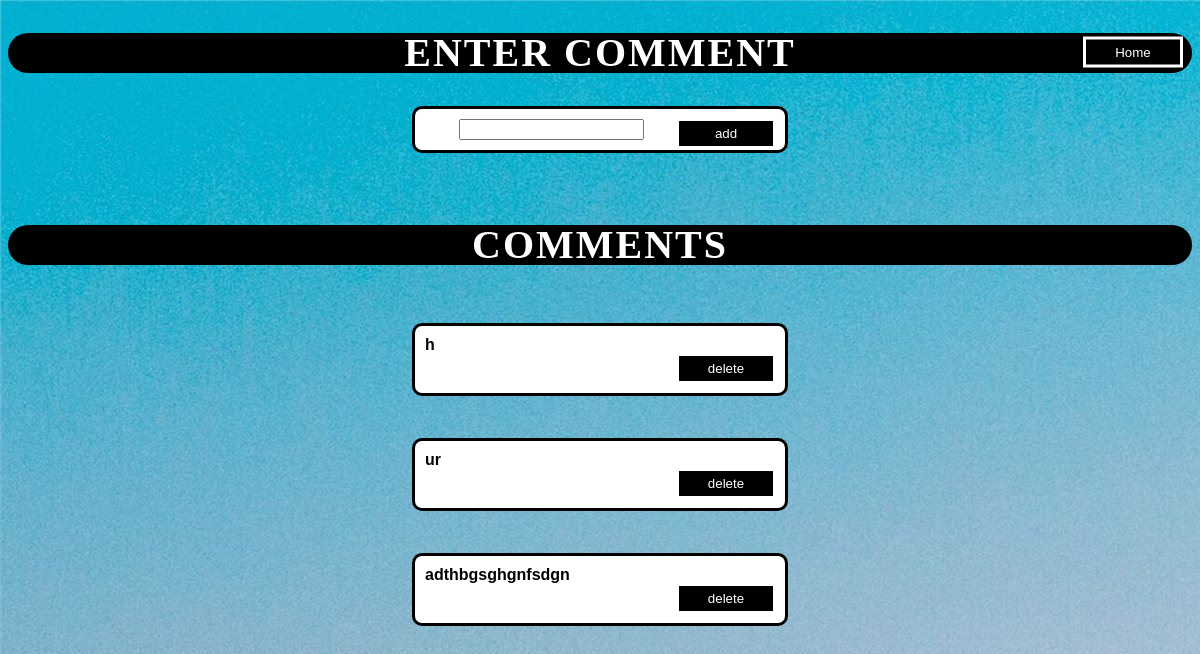
Page /fill/1 on the earlier database version.
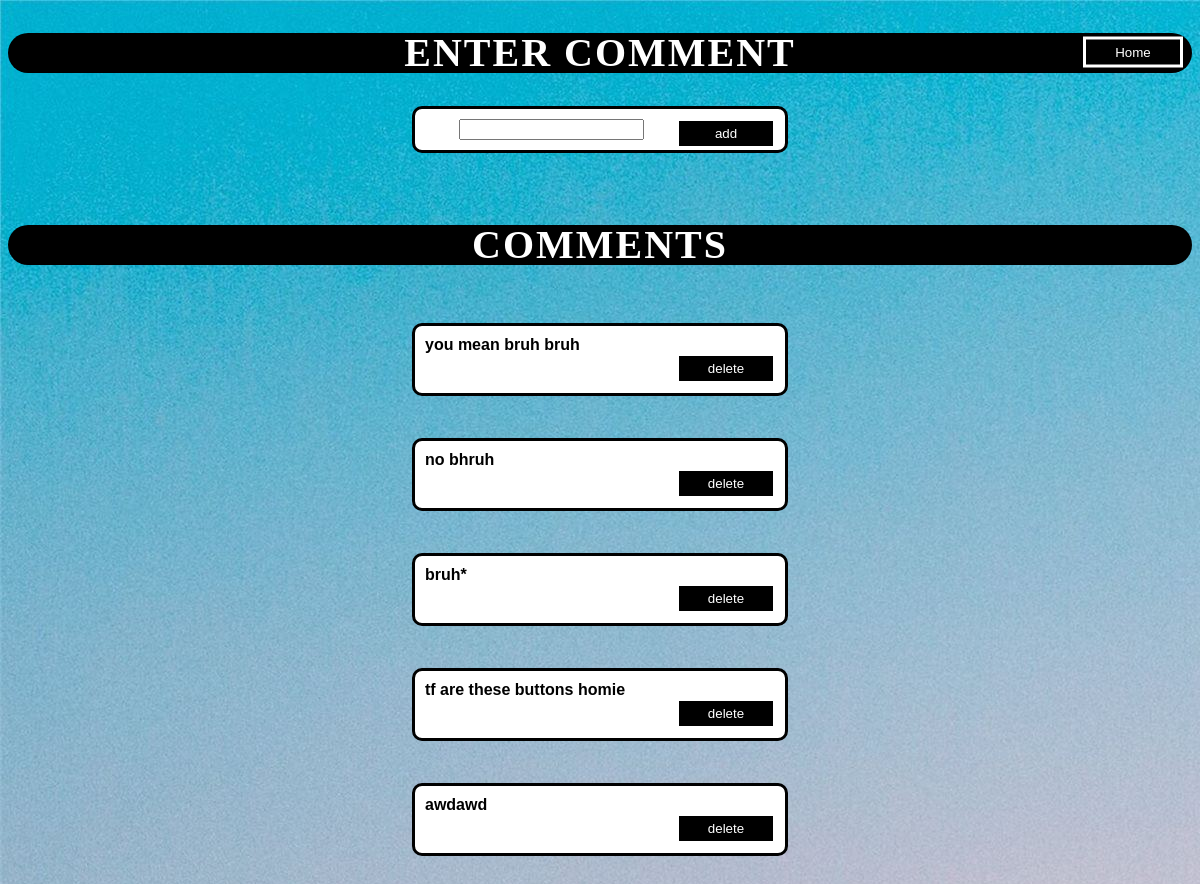
Same page on the later database version.
### tables this page shows
CREATE TABLE User (FoodID INTEGER REFERENCES Food (ID), Comments TEXT, CommentID INTEGER PRIMARY KEY AUTOINCREMENT);

### project.py (the view)
@app.route('/fill/<int:post_id>', methods=['GET', 'POST']) #automatic updating item id
def fill(post_id):
    cursor = get_db().cursor()
    sql = ("SELECT Comments, CommentID, FoodID FROM User WHERE FoodID = ?")#selects the selected items where foodid = pic id
    cursor.execute(sql,(post_id,))
    results = cursor.fetchall()
    return render_template("comment.html", results=results, id=post_id)

### project.py (called while the page is built)
def get_db():
    db = getattr(g, '_database', None)
    if db is None:
        db = g._database = sqlite3.connect(DATABASE)
    return db

@app.teardown_appcontext
def close_connection(exception):
    db = getattr(g, '_database', None)
    if db is not None:
        db.close()

### templates/comment.html (shortened to what this page needs)
<!DOCTYPE html>
<html lang="en">
<head>
    <link rel="stylesheet" href="{{url_for('static',filename='comment.css')}}">
</head>
<body>
    <h2>
        Enter Comment
        <form action='/home'>
            <input type='submit' value='Home'>
        </form>
    </h2>
    <form action='/add/{{ id }}' method="POST" class="enter">
        <input type="text" name="Comment">
        <input class="button" type="submit" value="add">
        <br>
    </form>
    <br><br><br><br>
    <h1>Comments</h1>
    <br><br>
    <table>
        {% for item in results %}
        <tr>
            <td class="comment" id="hello">{{ item[0] }}
                <form action="/delete/{{ id }}" method="post" class="delete">
                    <input class="button" type="submit" value="delete">
                </form>
            </td>
        </tr>
        {% endfor %}
    </table>
</body>
</html>

### Static/comment.css (style rules this page uses)
body { background-image: url(Pics/background.png); text-align: center; }
.enter { margin: 0 auto; overflow-wrap: break-word; border: black solid; float: center; border-radius: 10px; width: 350px; padding: 10px; font-weight: 900; background-color: white; }
h2 { text-transform: uppercase; text-align: center; border-radius: 35px; background: black; width: 100%; color: white; padding: 0px; font-size: 40px; line-height: 40px; letter-spacing: 2px; font-weight: bold; position: relative; }
h2 input[type=submit] { float: none; position: absolute; right: 10px; top: 50%; transform: translateY(-50%); }
h1 { text-transform: uppercase; text-align: center; border-radius: 35px; background: black; width: 100%; height: fill; color: white; padding: 0px; font-size: 40px; line-height: 40px; letter-spacing: 2px; font-weight: bold; margin: 0 auto; }
#hello { overflow-wrap: break-word; margin: 20px; border: black solid; float: left; border-radius: 10px; width: 350px; padding: 10px; font-weight: 900; background-color: white; }
table { text-align: start; margin: auto; font-family: "Archivo Black", "Archivo", sans-serif; }
input[type=submit] { color: white; border: none; margin: -1px; padding: 5px; background-color: black; border: white solid; float: right; width: 100px; }

Differences in the rows shown:
removed User: Comments "h"
removed User: Comments "ur"
removed User: Comments "adthbgsghgnfsdgn"
added User: Comments "you mean bruh bruh"
added User: Comments "no bhruh"
added User: Comments "bruh*"
added User: Comments "tf are these buttons homie"
added User: Comments "awdawd"
